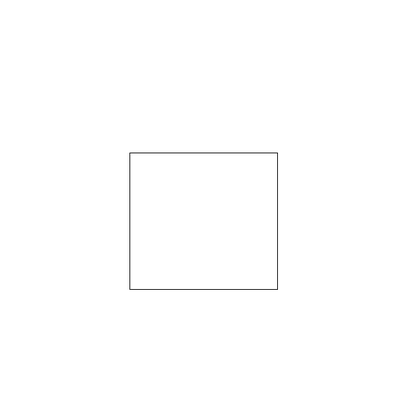
%> input picture src/11_Figure_Signature/Circunferencia.bmp, 420 x 420 px, shrunk from 600 x 600 before the run
$ octave app.m   (GNU Octave 9; MATLAB toolbox functions it lacks are replaced by stand-ins)
%> lines starting %> are read from the running program, lines starting %| are printed output that depends on the picture; in (x1, y1, x2, y2) boxes, pixels count from 0 and x2, y2 are one past the last pixel; in counts of white or black regions, pixels touching at a corner belong together; the program's own positions count from 1

clc
clear all
close all

Imagen = imread("Circunferencia.bmp");
%> Imagen is the input picture: size 420x420x3 uint8; min 42, max 255, mean 254.3
ImagenEnGrises = rgb2gray(Imagen);
f = (ImagenEnGrises < 127);
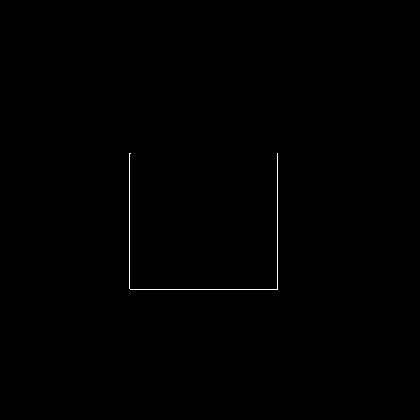
%> f: size 420x420 logical; 0.24% white in thin lines or dots, all inside (x1, y1, x2, y2) = (129, 153, 278, 290)
imshow(f)

[filas, columnas] = size(f);
%> filas = 420; columnas = 420

for i = 1:filas
    for j = 1:columnas
        if f(i,j) == 1
            break
        end
    end
    if f(i,j) == 1
        break
    end
end

MatrizPonderaciones = [
    3, 2, 1;
    4, 0, 8;
    5, 6, 7
];

x = 1:columnas;
%> x = 420 values from 1 to 420
y = 1:filas;
%> y = 420 values from 1 to 420
fx = sum(double(f),1);
%> fx = 420 values, max 137 at index 278, min 0 at index 1, mean 1
fy = sum(double(f),2)';
%> fy = 420 values, max 148 at index 290, min 0 at index 1, mean 1
centroideX = sum(x.*fx)/sum(fx);
%> centroideX = 204
centroideY = sum(y.*fy)/sum(fy);
%> centroideY = 245.4

f(uint16(centroideY),uint16(centroideX)) = 1;

contador = 1;

% Deshacer el circulo
while f(i,j) == 1
    distancias(contador) = sqrt((centroideX-j)^2 + (centroideY-i)^2);
    contador = contador + 1;
    %
    MatrizVecindad = f(i-1:i+1,j-1:j+1);
    MatrizDireccion = MatrizVecindad .* MatrizPonderaciones;
    Maximo = max(max(MatrizDireccion));
    f(i,j) = 0;
    switch Maximo
        case 1
            i = i-1;
            j = j+1;
        case 2
            i = i-1;
            % j = j;
        case 3
            i = i-1;
            j = j-1;
        case 4
            % i = i-1;
            j = j-1;
        case 5
            i = i+1;
            j = j-1;
        case 6
            i = i+1;
            % j = j-1;
        case 7
            i = i+1;
            j = j+1;
        case 8
            % i = i+1;
            j = j+1;
        otherwise
    end

    % imshow(f)
    % drawnow
end
%> this loop made 421 passes
%> (MatrizVecindad, MatrizDireccion, Maximo, j) on passes 1 to 2: ([false false false; false true true; false true false], [0 0 0; 0 0 8; 0 6 0], 8, 131), ([false false false; false true false; true false false], [0 0 0; 0 0 0; 5 0 0], 5, 130)
%> (MatrizVecindad, MatrizDireccion, Maximo) on passes 3 to 8: ([false false false; false true false; false true false], [0 0 0; 0 0 0; 0 6 0], 6), ([false false false; false true false; false true false], [0 0 0; 0 0 0; 0 6 0], 6), ([false false false; false true false; false true false], [0 0 0; 0 0 0; 0 6 0], 6), ([false false false; false true false; false true false], [0 0 0; 0 0 0; 0 6 0], 6), ([false false false; false true false; false true false], [0 0 0; 0 0 0; 0 6 0], 6), ([false false false; false true false; false true false], [0 0 0; 0 0 0; 0 6 0], 6)
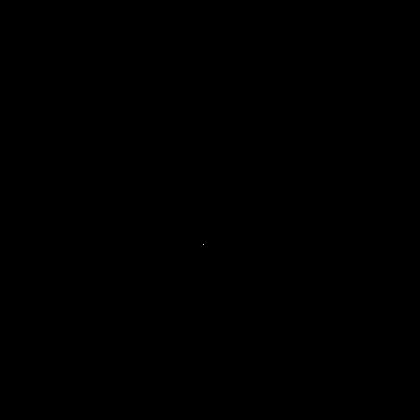
%> f: size 420x420 logical; 0% white in thin lines or dots, all inside (x1, y1, x2, y2) = (203, 244, 204, 245)
%> after the loop, contador = 422; distancias = 421 values, max 117.6 at index 1, min 44.58 at index 211, mean 77.2; i = 154; j = 278

figure, plot(distancias)
axis([1, contador, 0, 300])
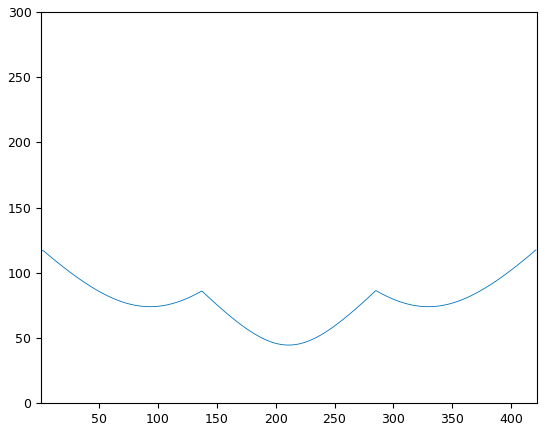
%> figure redrawn from the program's plot data; curve peaks at x = 1, y = 117.6

$ run again, with src/11_Figure_Signature/cuadrado.bmp copied over src/11_Figure_Signature/Circunferencia.bmp
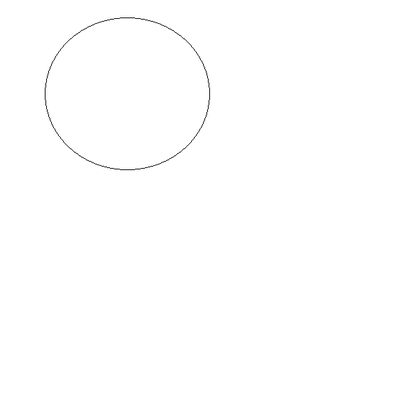
%> input picture src/11_Figure_Signature/cuadrado.bmp, 420 x 420 px, shrunk from 600 x 600 before the run
%> Imagen is the input picture: size 420x420x3 uint8; min 60, max 255, mean 254.5
%> `f = (ImagenEnGrises < 127);`:
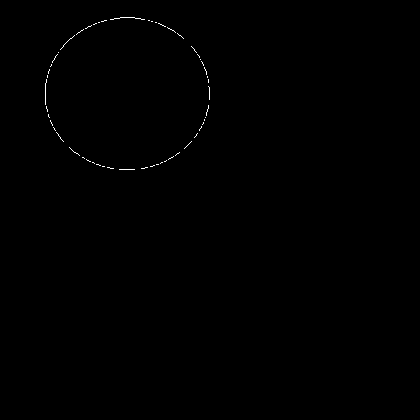
%> f: size 420x420 logical; 0.2% white in thin lines or dots, all inside (x1, y1, x2, y2) = (45, 17, 210, 170)
%> fx = 420 values, max 22 at index 46, min 0 at index 1, mean 0.833
%> fy = 420 values, max 16 at index 170, min 0 at index 1, mean 0.833
%> centroideX = 125.2
%> centroideY = 91.73
%> the loop `while f(i,j) == 1` made 25 passes
%> (MatrizVecindad, MatrizDireccion, Maximo, i) on passes 15, 21: ([false false false; false true false; false false true], [0 0 0; 0 0 0; 0 0 7], 7, 19), ([false false false; false true false; false false true], [0 0 0; 0 0 0; 0 0 7], 7, 20)
%> after the loop `while f(i,j) == 1`: distancias = 25 values, max 74.43 at index 21, min 73.53 at index 16, mean 73.94
%> `axis([1, contador, 0, 300])`:
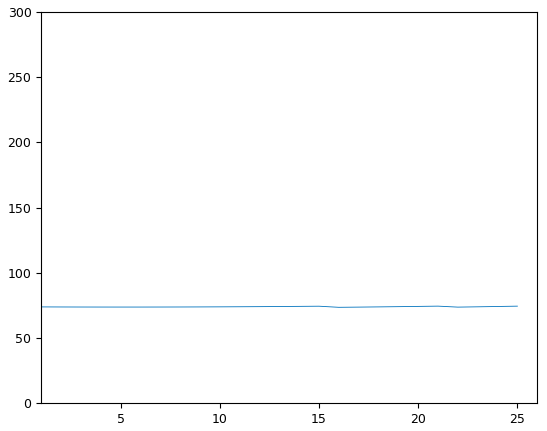
%> figure redrawn from the program's plot data; curve peaks at x = 21, y = 74.43
